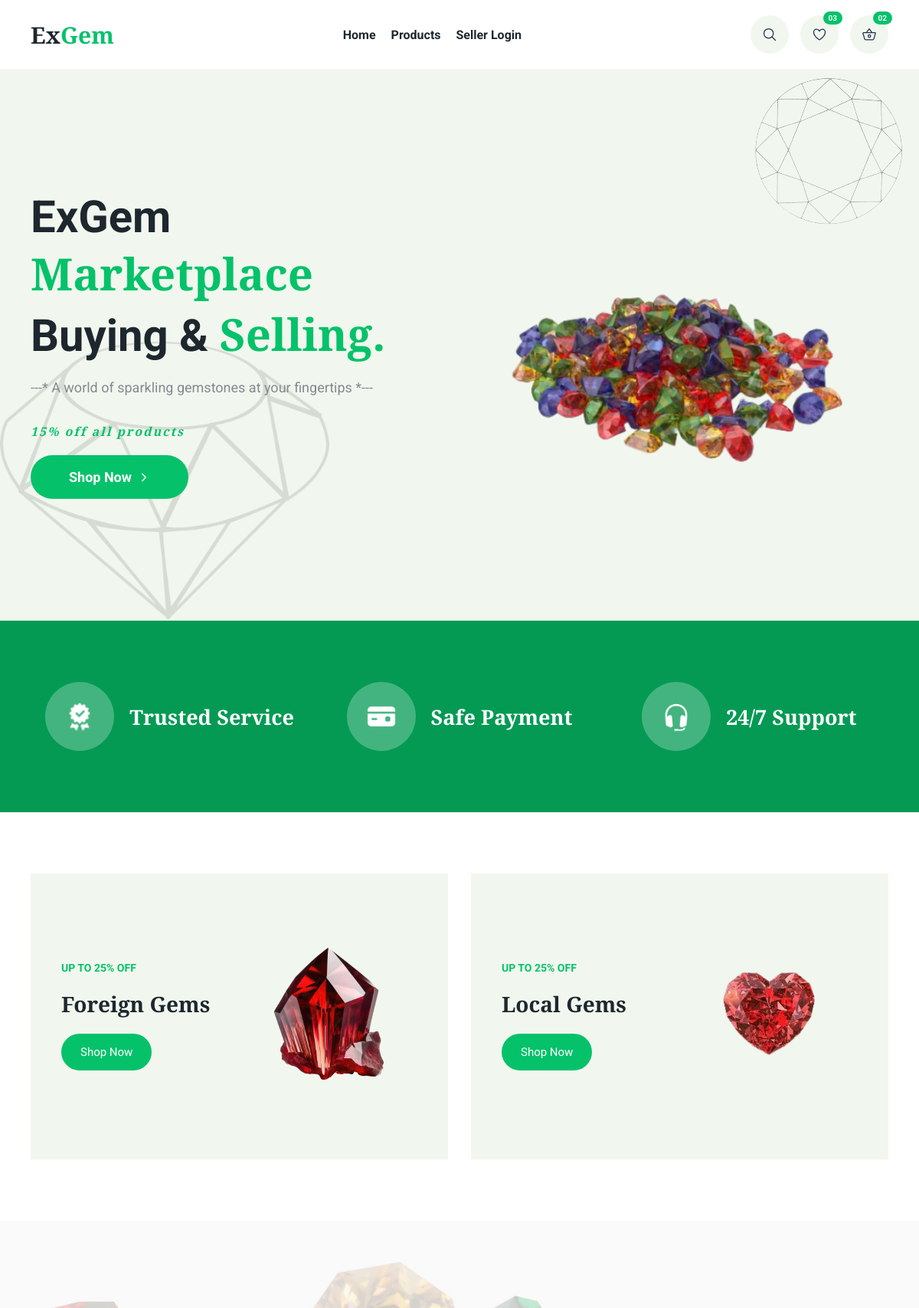
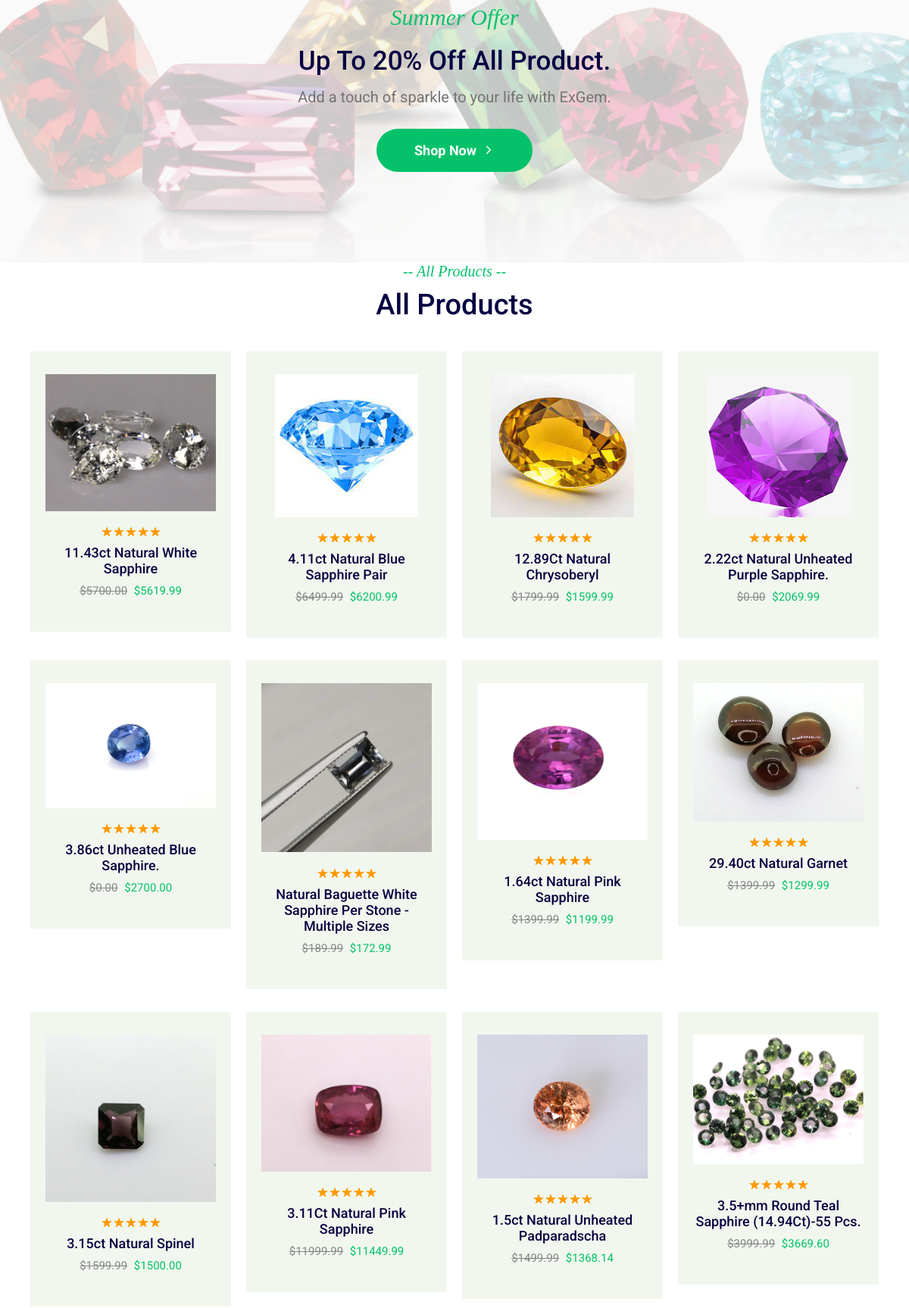
The app's page /home/index.php (upper part) with its own data (2 pictures, top to bottom).
### tables this page shows
CREATE TABLE `products` (
  `id` int(11) NOT NULL,
  `name` varchar(200) NOT NULL,
  `desc` text NOT NULL,
  `price` decimal(7,2) NOT NULL,
  `rrp` decimal(7,2) NOT NULL DEFAULT '0.00',
  `quantity` int(11) NOT NULL,
  `img` text NOT NULL,
  `date_added` datetime NOT NULL DEFAULT CURRENT_TIMESTAMP
);

### www/home/index.php (the view, shortened to what this page needs)
<!DOCTYPE html>
<html lang="en">
<head>
  <link rel="stylesheet" href="./assets/css/main.css">
  <link rel="stylesheet" href="./assets/css/home.css">
</head>
<body id="top">
  <header class="header" data-header>
    <div class="nav-wrapper">
      <div class="container">
        <h1 class="h1">
          <a class="logo">Ex<span class="span">Gem</span></a>
        </h1>
        <nav class="navbar" data-navbar>
          <ul class="navbar-list">
            <li>
              <a href="#" class="navbar-link">Home</a>
            </li>
            <li>
              <a href="../cart/index.php?page=products" class="navbar-link">Products</a>
            </li>
            <li>
              <a href="../seller/auth" class="navbar-link">Seller Login</a>
            </li>
          </ul>
        </nav>
        <div class="header-action">
          <div class="search-wrapper" data-search-wrapper>
            <button class="header-action-btn" aria-label="Toggle search" data-search-btn>
              <ion-icon name="search-outline" class="search-icon"></ion-icon>
            </button>
          </div>
          <button class="header-action-btn" aria-label="Open whishlist" data-panel-btn="whishlist">
            <ion-icon name="heart-outline"></ion-icon>
            <data class="btn-badge" value="3">03</data>
          </button>
          <button class="header-action-btn" aria-label="Open shopping cart" data-panel-btn="cart">
            <ion-icon name="basket-outline"></ion-icon>
            <data class="btn-badge" value="2">02</data>
          </button>
        </div>
      </div>
    </div>
  </header>
  <main>
    <article>
      <section class="hero">
        <div class="container">
          <div class="hero-content">
            <h2 class="h1 hero-title">
              ExGem <span class="span">Marketplace</span>
              Buying & <span class="span">Selling.</span>
            </h2>
            <p class="hero-text">
            ---* A world of sparkling gemstones at your fingertips *---
            </p>
            <p class="hero-subtitle">15% off all products</p>
            <a href="../cart/index.php?page=products" class="btn btn-primary">
              <span class="span">Shop Now</span>
              <ion-icon name="chevron-forward" aria-hidden="true"></ion-icon>
            </a>
          </div>
          <figure class="hero-banner">
            <img src="./assets/images/gemlogo.png" width="603" height="634" loading="lazy" alt="Vegetables"
              class="w-100">
          </figure>
        </div>
      </section>
      <section class="section service">
        <div class="container">
          <ul class="service-list">
            <li class="service-item">
              <div class="item-icon">
                <img src="./assets/images/icons8-guarantee-30.png" width="40" height="40" loading="lazy" alt="Truck icon">
              </div>
              <h3 class="h3 item-title">Trusted Service</h3>
            </li>
            <li class="service-item">
              <div class="item-icon">
                <img src="./assets/images/service-icon-2.png" width="40" height="40" loading="lazy"
                  alt="Payment card icon">
              </div>
              <h3 class="h3 item-title">Safe Payment</h3>
            </li>
            <li class="service-item">
              <div class="item-icon">
                <img src="./assets/images/service-icon-3.png" width="40" height="40" loading="lazy" alt="Helpline icon">
              </div>
              <h3 class="h3 item-title">24/7 Support</h3>
            </li>
          </ul>
        </div>
      </section>
      <section class="section offers">
        <div class="container">
          <ul class="offers-list has-scrollbar">
            <li class="offers-item">
              <a href="../cart/index.php?page=products" class="offers-card">
                <figure class="card-banner">
                  <img src="./assets/images/leftlogo.png" width="292" height="230" loading="lazy"
                    alt="Fresh vegetables package" class="w-100">
                </figure>
                <div class="card-content">
                  <p class="card-subtitle">Up To 25% Off</p>
                  <h3 class="h3 card-title">Foreign Gems</h3>
                  <div class="btn btn-primary">Shop Now</div>
                </div>
              </a>
            </li>
            <li class="offers-item">
              <a href="../cart/index.php?page=products" class="offers-card">
                <figure class="card-banner">
                  <img src="./assets/images/rightlogo.png" width="336" height="244" loading="lazy"
                    alt="Healthy & fresh beef" class="w-100">
                </figure>
                <div class="card-content">
                  <p class="card-subtitle">Up To 25% Off</p>
                  <h3 class="h3 card-title">Local Gems</h3>
                  <div class="btn btn-primary">Shop Now</div>
                </div>
              </a>
            </li>
          </ul>
        </div>
      </section>
      <section class="cta">
        <div class="container">
          <p class="section-subtitle">Summer Offer</p>
          <h2 class="h2 section-title">Up To 20% Off All Product.</h2>
          <p class="cta-text">
          Add a touch of sparkle to your life with ExGem.
          </p>
          <a href="../cart/index.php?page=products" class="btn btn-primary">
            <span>Shop Now</span>
            <ion-icon name="chevron-forward" aria-hidden="true"></ion-icon>
          </a>
        </div>
      </section>
      <?php
$conn = mysqli_connect('db', 'gem', 'gem', 'gemshop');
$sql = "SELECT * FROM products";
$result = mysqli_query($conn, $sql);
$productHTML = '';
if (mysqli_num_rows($result) > 0) {
    while ($row = mysqli_fetch_assoc($result)) {
        $productName = $row['name'];
        $productPrice = $row['price'];
        $productRRP = $row['rrp'];
        $productImage = $row['img'];
        $productHTML .= <<<HTML
            <li>
              <div class="product-card">
                <figure class="card-banner">
                  <img src="../cart/imgs/$productImage" width="189" height="189" loading="lazy" alt="$productName">
                  <div class="btn-wrapper">
                    <button class="product-btn" aria-label="Add to Wishlist">
                      <ion-icon name="heart-outline"></ion-icon>
                      <div class="tooltip">Add to Wishlist</div>
                    </button>
                    <button class="product-btn" aria-label="Quick View">
                      <ion-icon name="eye-outline"></ion-icon>
                      <div class="tooltip">Quick View</div>
                    </button>
                  </div>
                </figure>
                <div class="rating-wrapper">
                  <ion-icon name="star"></ion-icon>
                  <ion-icon name="star"></ion-icon>
                  <ion-icon name="star"></ion-icon>
                  <ion-icon name="star"></ion-icon>
                  <ion-icon name="star"></ion-icon>
                </div>
                <h3 class="h4 card-title">
                  <a href="./product-details.html">$productName</a>
                </h3>
                <div class="price-wrapper">
                  <del class="del">$$productRRP</del>
                  <data class="price" value="$$productPrice">$$productPrice</data>
                </div>
              </div>
            </li>
HTML;
    }
} else {
    $productHTML = '<p>No products found</p>';
}
?>
      <section class="section product">
        <div class="container">
          <p class="section-subtitle"> -- All Products --</p>
          <h2 class="h2 section-title">All Products</h2>
          <ul class="grid-list">
          <?php echo $productHTML; ?>
          </ul>
        </div>
      </section>
    </article>
  </main>
</body>
</html>

### records on screen
products: img+name (picture), name "11.43ct Natural White Sapphire", rrp "5700.00", price "5619.99"
products: img (picture), name "4.11ct Natural Blue Sapphire Pair", rrp "6499.99", price "6200.99"
products: img (picture), name "12.89Ct Natural Chrysoberyl", rrp "1799.99", price "1599.99"
products: img (picture), name "2.22ct Natural Unheated Purple Sapphire.", rrp "0.00", price "2069.99"
products: img+name (picture), name "3.86ct Unheated Blue Sapphire.", rrp "0.00", price "2700.00"
products: img+name (picture), name "Natural Baguette White Sapphire Per Stone - Multiple Sizes", rrp "189.99", price "172.99"
products: img+name (picture), name "1.64ct Natural Pink Sapphire", rrp "1399.99", price "1199.99"
products: img+name (picture), name "29.40ct Natural Garnet", rrp "1399.99", price "1299.99"
products: img+name (picture), name "3.15ct Natural Spinel", rrp "1599.99", price "1500.00"
products: img+name (picture), name "3.11Ct Natural Pink Sapphire", rrp "11999.99", price "11449.99"
products: img+name (picture), name "1.5ct Natural Unheated Padparadscha", rrp "1499.99", price "1368.14"
products: img+name (picture), name "3.5+mm Round Teal Sapphire (14.94Ct)-55 Pcs.", rrp "3999.99", price "3669.60"
